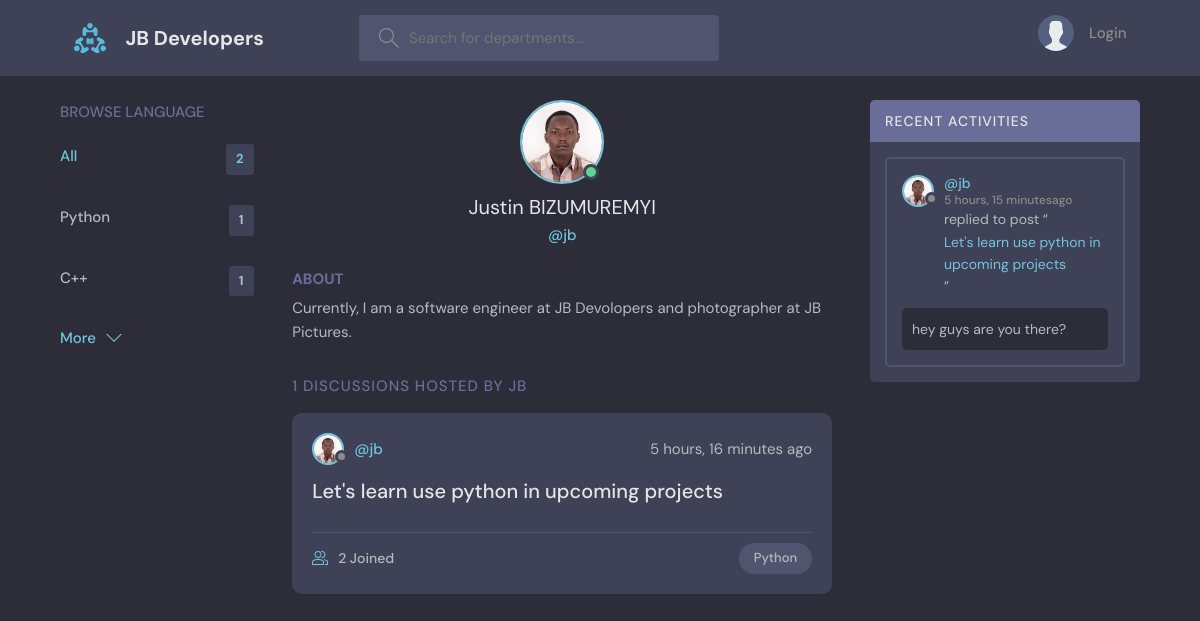
Page /profile/1/ on the committed database.
### base/models.py (models this page shows, shortened)
class Topic(models.Model):
    name = models.CharField(max_length=200)

class User(AbstractUser):
    name = models.CharField(max_length=200,null=True)
    email = models.EmailField(unique=True ,null=True)
    bio = models.TextField(null=True)
    avatar = models.ImageField(null=True, default='avatar.svg')
    USERNAME_FIELD = 'email'
    REQUIRED_FIELDS = []

class Department(models.Model):
    host = models.ForeignKey(User, on_delete=models.SET_NULL, null=True)
    topic = models.ForeignKey(Topic, on_delete=models.SET_NULL, null=True)
    name = models.CharField(max_length=200)
    description = models.TextField(null=True,blank=True)
    participants = models.ManyToManyField(User, related_name='participants', blank=True)
    updated = models.DateTimeField(auto_now=True)
    created = models.DateTimeField(auto_now_add=True)
    class Meta:
        ordering = ['-updated','-created']
    def __str__(self):
        return (self.name)

class Message(models.Model):
    user = models.ForeignKey(User, on_delete=models.CASCADE)
    department = models.ForeignKey(Department, on_delete=models.CASCADE)
    body = models.TextField()
    updated = models.DateTimeField(auto_now=True)
    created = models.DateTimeField(auto_now_add=True)
    class Meta:
        ordering = ['-updated','-created']

### base/views.py (the view)
# urls.py: path('profile/<str:pk>/',views.userProfile, name="user_profile"),
def userProfile(request,pk):
    user = User.objects.get(id=pk)
    department = user.department_set.all()
    room_messages = user.message_set.all()
    topics = Topic.objects.all()
    context = {'user':user, 'department':department, 'room_messages': room_messages, 'topics':topics}
    return render(request, 'base/profile.html', context)

### base/templates/base/profile.html (shortened to what this page needs)
{% extends 'main.html' %}
{% block contents %}
<header>
  <main class="profile-page layout layout--3">
      {% include 'base/topics_component.html' %}
      <div class="roomList">
        <div class="profile">
          <div class="profile__avatar">
            <div class="avatar avatar--large active">
              <img src="{{user.avatar.url}}" />
            </div>
          </div>
          <div class="profile__info">
            <h3>{{user.name}}</h3>
            <p>@{{user.username}}</p>
          </div>
          <div class="profile__about">
            <h3>About</h3>
            <p>
              {{user.bio}}
            </p>
          </div>
        </div>
        <div class="roomList__header">
          <div>
            <h2>{{department.count}} Discussions Hosted by {{user.username}}</a>
            </h2>
          </div>
        </div>
        {% include 'base/feed_component.html' %}
     </div>
      <div class="activities">
        <div class="activities__header">
          <h2>Recent Activities</h2>
        </div>
        {% include 'base/activity_component.html' %}
    </div>
  </main>
{% endblock %}

### templates/main.html (shortened to what this page needs)
<!DOCTYPE html>
{% load static %}
  <head>
    <link rel="stylesheet" href="{% static 'styles/style.css' %}" />
  </head>
  <body>
    {% include 'navbar.html'%}
    {% block contents %}
    {%endblock contents%}
  </body>
</html>

### templates/navbar.html (shortened to what this page needs)
{% load static %}
<header class="header header--loggedIn">
    <div class="container">
      <a href="{% url 'home' %}" class="header__logo">
        <img src="{% static 'images/logo.svg' %}" />
        <h1>JB Developers</h1>
      </a>
      <form method="GET" class="header__search" action="{% url 'home' %}">
        <label>
          <input name='q' placeholder="Search for departments..." />
        </label>
      </form>
      <nav class="header__menu">
        {% if request.user.is_authenticated %}
        <div class="header__user">
          <a href="{% url 'update-user' %}">
            <div class="avatar avatar--medium active">
              <img src="{{user.avatar.url}}" />
            </div>
            <p>{{user.username}}<span>@{{user.username}}</span></p>
          </a>
          <button class="dropdown-button">
            <svg version="1.1" xmlns="http://www.w3.org/2000/svg" width="32" height="32" viewBox="0 0 32 32">
              <title>chevron-down</title>
              <path d="M16 21l-13-13h-3l16 16 16-16h-3l-13 13z"></path>
            </svg>
          </button>
        </div>
      {% else %}
        <a href="{% url 'login' %}">
          <img src="{% static 'images/avatar.svg' %}" />
          <p>Login</p>
          {% endif %}
        </a>
      </nav>
    </div>
  </header>

### base/templates/base/topics_component.html
    <div class="container">
        <div class="topics">
          <div class="topics__header">
            <h2>Browse Language </h2>
          </div>
          <ul class="topics__list">
            <li>
              <a href="{% url 'home' %}" class="active">All <span>{{topics.count}}</span></a>
            </li>
            {% for topic in topics %}
            <li>
                <a href="{% url 'home' %}?q={{topic.name}}">{{topic.name}} <span>{{topic.department_set.all.count}}</span></a>
            </li>
            {% endfor %}
          </ul>
          <a class="btn btn--link" href="{% url 'topic' %}">
            More
            <svg version="1.1" xmlns="http://www.w3.org/2000/svg" width="32" height="32" viewBox="0 0 32 32">
              <title>chevron-down</title>
              <path d="M16 21l-13-13h-3l16 16 16-16h-3l-13 13z"></path>
            </svg>
          </a>
        </div>

### base/templates/base/feed_component.html (shortened to what this page needs)
{% for department in department %}
<div class="roomListRoom">
    <div class="roomListRoom__header">
      <a href="{% url 'user_profile' department.host.id %}" class="roomListRoom__author">
        <div class="avatar avatar--small">
          <img src="{{department.host.avatar.url}}" />
        </div>
        <span>@{{department.host.username}}</span>
      </a>
      <div class="roomListRoom__actions">
        <ago> {{department.created|timesince}} ago</span>
      </div>
    </div>
    <div class="roomListRoom__content">
      <a href="{% url 'room' department.id %}">{{department.name}}</a>
    </div>
    <div class="roomListRoom__meta">
      <a href="{% url 'room' department.id %}" class="roomListRoom__joined">
        {{department.participants.count}} Joined
      </a>
      <p class="roomListRoom__topic">{{department.topic.name}}</p>
    </div>
  </div>
  {% endfor %}

### base/templates/base/activity_component.html (shortened to what this page needs)
{% for message in room_messages %}
<div class="activities__box">
    <div class="activities__boxHeader roomListRoom__header">
      <a href="{% url 'user_profile' message.user.id %}" class="roomListRoom__author">
        <div class="avatar avatar--small">
          <img src="{{message.user.avatar.url}}" />
        </div>
        <p>
          @{{message.user.username}}
          <span>{{message.created|timesince}}ago</span>
        </p>
      </a>
    </div>
    <div class="activities__boxContent">
      <p>replied to post “<a href="{% url 'room' message.department.id%}">{{message.department}}</a>”</p>
      <div class="activities__boxRoomContent">
        {{message.body}}
      </div>
    </div>
  </div>
  {% endfor %}

### rows in the picture
Topic: name "Python", department_set.all.count "1"
Topic: name "C++", department_set.all.count "1"
User: avatar (picture), name "Justin BIZUMUREMYI", username "jb", bio "Currently, I am a software engineer at JB Devolopers and photographer at JB Pictures.", count "1", username "JB"
Department: host.avatar (picture), host.username "jb", created "5 hours, 16 minutes", name "Let's learn use python in upcoming projects", participants.count "2", topic.name "Python"
Message: user.avatar (picture), user.username "jb", created "5 hours, 15 minutes", department "Let's learn use python in upcoming projects", body "hey guys are you there?"

### other values in the picture
{{ topics.count }} "2"
